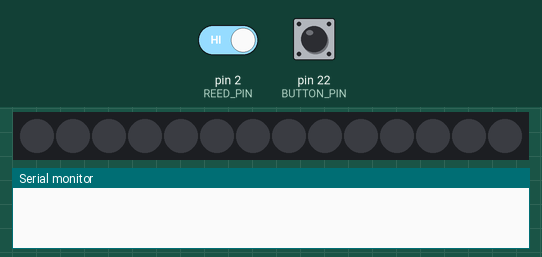
A sketch run on a simulated Arduino Mega 2560, built with avr-gcc and run on an emulated ATmega2560. Shown: 14 RGB LEDs in strip order, left to right, the last lines printed to the serial monitor. Inputs (shaded band) come from the test bench; at power-on: pin 22 (BUTTON_PIN) HIGH, pin 2 (REED_PIN) HIGH.

Above: at 1.2 s.
1.3 s: pin 22 (BUTTON_PIN) pulled LOW for 0.15 s
At 1.37 s:
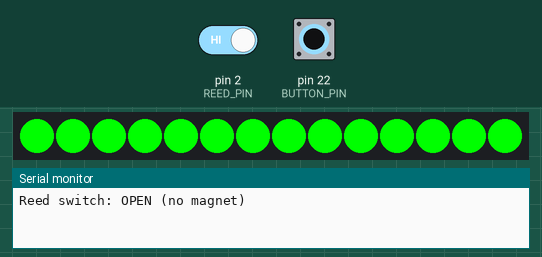
2.9 s: pin 22 (BUTTON_PIN) pulled LOW for 3.2 s
7.6 s: pin 2 (REED_PIN) driven LOW and pin 22 (BUTTON_PIN) driven LOW
At 8.8 s:
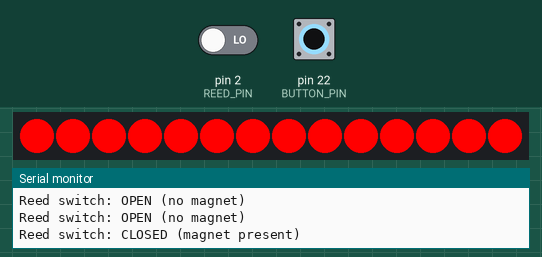
9.1 s: pin 22 (BUTTON_PIN) driven HIGH
At 10.2 s:
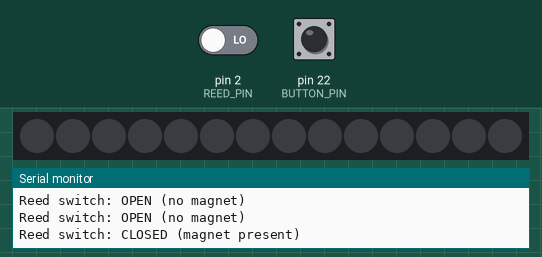
Timing chart, 0 to 11.6 s (numbered marks = the images above; inputs shaded):
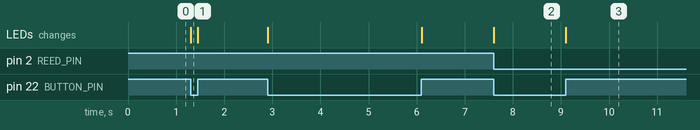

Measured:
- after the input at 1.3 s, the LEDs: change at once (image 1)
- after the input at 7.6 s, the LEDs: change at once (image 2)
- after the input at 9.1 s, the LEDs: change at once (image 3)

The sketch:

Termomagnet.ino
```cpp
#include <Adafruit_NeoPixel.h>

// ←– Adjust these to match your wiring ↓
#define REED_PIN    2     // reed switch: closes to GND when magnet is present
#define BUTTON_PIN  22     // push-button: one side to GND, the other to this pin
#define LED_PIN     21     // NeoPixel DIN
#define NUM_PIXELS 14     // length of your strip

Adafruit_NeoPixel strip(NUM_PIXELS, LED_PIN, NEO_GRB + NEO_KHZ800);

void setup() {
  Serial.begin(9600);
  pinMode(REED_PIN,   INPUT_PULLUP);   // reed pulls LOW when closed
  pinMode(BUTTON_PIN, INPUT_PULLUP);   // button to GND
  strip.begin();
  strip.show();                        // ensure all pixels start OFF
}

void loop() {
  // if button is pressed (reads LOW)…
  if (digitalRead(BUTTON_PIN) == LOW) {
    // 1) Read reed switch
    bool magnetPresent = (digitalRead(REED_PIN) == LOW);

    // 2) Print its state once
    Serial.print("Reed switch: ");
    Serial.println(magnetPresent ? "CLOSED (magnet present)" : "OPEN (no magnet)");

    // 3) Light the strip RED or GREEN
    uint32_t color = magnetPresent
      ? strip.Color(255, 0, 0)   // red
      : strip.Color(0, 255, 0);  // green

    for (int i = 0; i < NUM_PIXELS; i++) {
      strip.setPixelColor(i, color);
    }
    strip.show();

    // 4) Hold here (strip stays lit) until the button is released
    while (digitalRead(BUTTON_PIN) == LOW) {
      delay(10);
    }

    // 5) Button released → turn everything off
    strip.clear();
    strip.show();
  }
}
```
